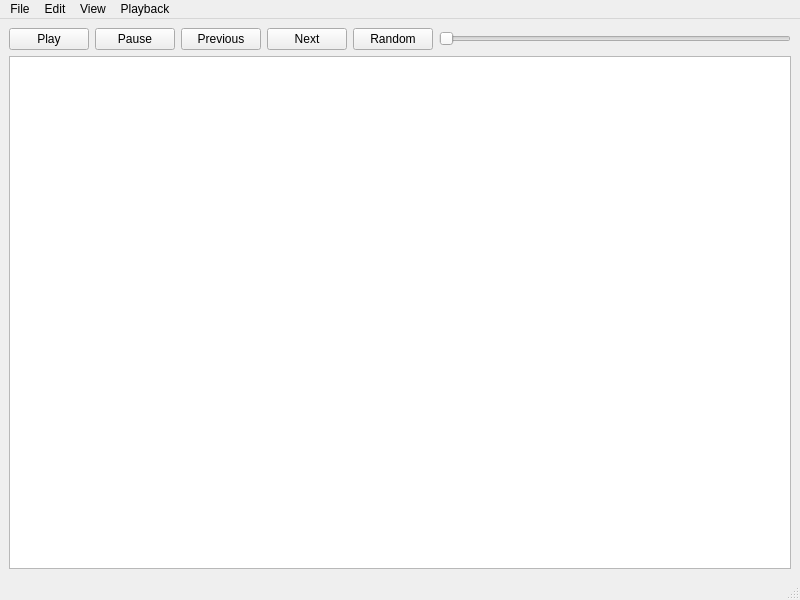
<?xml version="1.0" encoding="UTF-8"?>
<ui version="4.0">
 <class>MainWindow</class>
 <widget class="QMainWindow" name="MainWindow">
  <property name="geometry">
   <rect>
    <x>0</x>
    <y>0</y>
    <width>800</width>
    <height>600</height>
   </rect>
  </property>
  <property name="windowTitle">
   <string>MainWindow</string>
  </property>
  <widget class="QWidget" name="centralWidget">
   <layout class="QVBoxLayout" name="verticalLayout_4">
    <item>
     <layout class="QVBoxLayout" name="verticalLayout_2">
      <item>
       <layout class="QHBoxLayout" name="horizontalLayout">
        <item>
         <widget class="QPushButton" name="play_button">
          <property name="text">
           <string>Play</string>
          </property>
         </widget>
        </item>
        <item>
         <widget class="QPushButton" name="pause_button">
          <property name="text">
           <string>Pause</string>
          </property>
         </widget>
        </item>
        <item>
         <widget class="QPushButton" name="prev_button">
          <property name="text">
           <string>Previous</string>
          </property>
         </widget>
        </item>
        <item>
         <widget class="QPushButton" name="next_button">
          <property name="text">
           <string>Next</string>
          </property>
         </widget>
        </item>
        <item>
         <widget class="QPushButton" name="random_button">
          <property name="text">
           <string>Random</string>
          </property>
         </widget>
        </item>
        <item>
         <widget class="QSlider" name="horizontalSlider">
          <property name="orientation">
           <enum>Qt::Horizontal</enum>
          </property>
         </widget>
        </item>
       </layout>
      </item>
      <item>
       <widget class="QTableView" name="tableView"/>
      </item>
     </layout>
    </item>
   </layout>
  </widget>
  <widget class="QMenuBar" name="menubar">
   <property name="geometry">
    <rect>
     <x>0</x>
     <y>0</y>
     <width>800</width>
     <height>24</height>
    </rect>
   </property>
   <widget class="QMenu" name="menuFile">
    <property name="title">
     <string>File</string>
    </property>
    <addaction name="actionOpen"/>
    <addaction name="separator"/>
    <addaction name="actionAdd_folder"/>
   </widget>
   <widget class="QMenu" name="menuEdit">
    <property name="title">
     <string>Edit</string>
    </property>
    <addaction name="actionSave"/>
    <addaction name="actionAdd"/>
   </widget>
   <widget class="QMenu" name="menuView">
    <property name="title">
     <string>View</string>
    </property>
   </widget>
   <widget class="QMenu" name="menuPlayback">
    <property name="title">
     <string>Playback</string>
    </property>
    <addaction name="actionStop"/>
    <addaction name="actionPause"/>
    <addaction name="actionPlay"/>
    <addaction name="actionPrevious"/>
    <addaction name="actionNext"/>
    <addaction name="actionRandom"/>
    <addaction name="separator"/>
    <addaction name="actionOrder"/>
   </widget>
   <addaction name="menuFile"/>
   <addaction name="menuEdit"/>
   <addaction name="menuView"/>
   <addaction name="menuPlayback"/>
  </widget>
  <widget class="QStatusBar" name="statusbar"/>
  <action name="actionOpen">
   <property name="text">
    <string>Open</string>
   </property>
  </action>
  <action name="actionAdd_folder">
   <property name="text">
    <string>Add folder...</string>
   </property>
  </action>
  <action name="actionPause">
   <property name="text">
    <string>Pause</string>
   </property>
  </action>
  <action name="actionOrder">
   <property name="text">
    <string>Order</string>
   </property>
  </action>
  <action name="actionSave">
   <property name="text">
    <string>Save</string>
   </property>
  </action>
  <action name="actionPlay">
   <property name="text">
    <string>Play</string>
   </property>
  </action>
  <action name="actionStop">
   <property name="text">
    <string>Stop</string>
   </property>
  </action>
  <action name="actionPrevious">
   <property name="text">
    <string>Previous</string>
   </property>
  </action>
  <action name="actionNext">
   <property name="text">
    <string>Next</string>
   </property>
  </action>
  <action name="actionRandom">
   <property name="text">
    <string>Random</string>
   </property>
  </action>
  <action name="actionAdd">
   <property name="text">
    <string>Add</string>
   </property>
  </action>
 </widget>
 <resources/>
 <connections/>
</ui>
